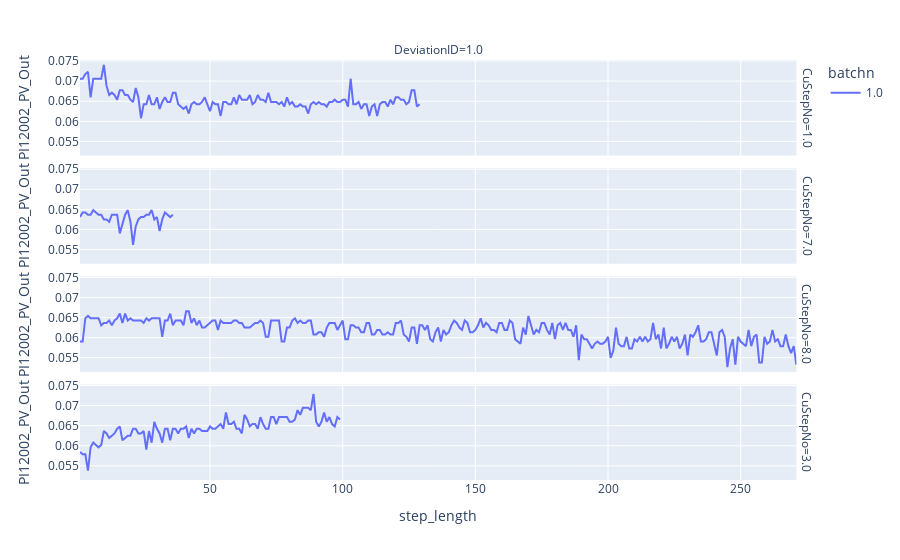

Source (notebook cell):
### Code cell
px.line(dtw_df[(dtw_df.batchn == 1)], 
        x = "step_length", 
        y = "PI12002_PV_Out", color = "batchn",
       facet_col = "DeviationID",
       facet_row = "CuStepNo")

### Figure 1 — Plotly figure (JSON) as saved in the notebook; plotly's stock layout.template omitted (floating-point values rounded to 4 significant figures; data arrays with more than 128 entries replaced by an {"elided": "..."} marker saying what was removed)
{"data": [{"hovertemplate": "batchn=1.0<br>CuStepNo=1.0<br>DeviationID=1.0<br>step_length=%{x}<br>PI12002_PV_Out=%{y}<extra></extra>", "legendgroup": "1.0", "line": {"color": "#636efa", "dash": "solid"}, "marker": {"symbol": "circle"}, "mode": "lines", "name": "1.0", "orientation": "v", "showlegend": true, "type": "scatter", "x": {"elided": "129 int values"}, "xaxis": "x4", "y": {"elided": "129 float values"}, "yaxis": "y4"}, {"hovertemplate": "batchn=1.0<br>CuStepNo=7.0<br>DeviationID=1.0<br>step_length=%{x}<br>PI12002_PV_Out=%{y}<extra></extra>", "legendgroup": "1.0", "line": {"color": "#636efa", "dash": "solid"}, "marker": {"symbol": "circle"}, "mode": "lines", "name": "1.0", "orientation": "v", "showlegend": false, "type": "scatter", "x": [1, 2, 3, 4, 5, 6, 7, 8, 9, 10, 11, 12, 13, 14, 15, 16, 17, 18, 19, 20, 21, 22, 23, 24, 25, 26, 27, 28, 29, 30, 31, 32, 33, 34, 35, 36], "xaxis": "x3", "y": [0.06308, 0.06424, 0.06424, 0.06366, 0.06366, 0.06481, 0.06424, 0.06366, 0.06366, 0.0625, 0.0625, 0.06192, 0.06366, 0.06366, 0.06366, 0.05903, 0.06134, 0.06366, 0.06481, 0.06192, 0.05613, 0.06076, 0.0625, 0.06308, 0.06308, 0.06366, 0.06366, 0.06481, 0.0625, 0.06308, 0.05961, 0.0625, 0.06424, 0.06366, 0.06308, 0.06366], "yaxis": "y3"}, {"hovertemplate": "batchn=1.0<br>CuStepNo=8.0<br>DeviationID=1.0<br>step_length=%{x}<br>PI12002_PV_Out=%{y}<extra></extra>", "legendgroup": "1.0", "line": {"color": "#636efa", "dash": "solid"}, "marker": {"symbol": "circle"}, "mode": "lines", "name": "1.0", "orientation": "v", "showlegend": false, "type": "scatter", "x": {"elided": "271 int values"}, "xaxis": "x2", "y": {"elided": "271 float values"}, "yaxis": "y2"}, {"hovertemplate": "batchn=1.0<br>CuStepNo=3.0<br>DeviationID=1.0<br>step_length=%{x}<br>PI12002_PV_Out=%{y}<extra></extra>", "legendgroup": "1.0", "line": {"color": "#636efa", "dash": "solid"}, "marker": {"symbol": "circle"}, "mode": "lines", "name": "1.0", "orientation": "v", "showlegend": false, "type": "scatter", "x": [1, 2, 3, 4, 5, 6, 7, 8, 9, 10, 11, 12, 13, 14, 15, 16, 17, 18, 19, 20, 21, 22, 23, 24, 25, 26, 27, 28, 29, 30, 31, 32, 33, 34, 35, 36, 37, 38, 39, 40, 41, 42, 43, 44, 45, 46, 47, 48, 49, 50, 51, 52, 53, 54, 55, 56, 57, 58, 59, 60, 61, 62, 63, 64, 65, 66, 67, 68, 69, 70, 71, 72, 73, 74, 75, 76, 77, 78, 79, 80, 81, 82, 83, 84, 85, 86, 87, 88, 89, 90, 91, 92, 93, 94, 95, 96, 97, 98, 99], "xaxis": "x", "y": [0.05845, 0.05787, 0.05787, 0.05382, 0.05961, 0.06076, 0.06019, 0.05961, 0.06019, 0.06366, 0.06308, 0.06192, 0.0625, 0.06308, 0.06424, 0.06481, 0.06134, 0.06192, 0.0625, 0.0625, 0.06424, 0.06424, 0.06308, 0.06308, 0.06366, 0.05903, 0.06366, 0.06076, 0.06597, 0.06424, 0.06308, 0.06076, 0.06424, 0.06424, 0.06134, 0.06424, 0.06424, 0.06308, 0.06424, 0.06424, 0.06481, 0.06192, 0.06424, 0.06308, 0.06424, 0.06424, 0.06366, 0.06366, 0.06366, 0.06481, 0.06424, 0.06424, 0.06481, 0.06539, 0.06424, 0.06829, 0.06539, 0.06539, 0.06597, 0.06424, 0.06424, 0.06308, 0.06771, 0.06655, 0.06481, 0.06539, 0.06539, 0.06424, 0.06713, 0.06539, 0.06424, 0.06424, 0.06713, 0.06713, 0.06539, 0.06713, 0.06713, 0.06713, 0.06713, 0.06597, 0.06597, 0.06655, 0.06887, 0.06771, 0.06944, 0.06944, 0.06944, 0.06887, 0.07292, 0.06597, 0.06481, 0.06597, 0.06829, 0.06597, 0.06713, 0.06539, 0.06481, 0.06713, 0.06655], "yaxis": "y"}], "layout": {"annotations": [{"font": {}, "showarrow": false, "text": "DeviationID=1.0", "x": 0.49, "xanchor": "center", "xref": "paper", "y": 1, "yanchor": "bottom", "yref": "paper"}, {"font": {}, "showarrow": false, "text": "CuStepNo=3.0", "textangle": 90, "x": 0.98, "xanchor": "left", "xref": "paper", "y": 0.1138, "yanchor": "middle", "yref": "paper"}, {"font": {}, "showarrow": false, "text": "CuStepNo=8.0", "textangle": 90, "x": 0.98, "xanchor": "left", "xref": "paper", "y": 0.3712, "yanchor": "middle", "yref": "paper"}, {"font": {}, "showarrow": false, "text": "CuStepNo=7.0", "textangle": 90, "x": 0.98, "xanchor": "left", "xref": "paper", "y": 0.6288, "yanchor": "middle", "yref": "paper"}, {"font": {}, "showarrow": false, "text": "CuStepNo=1.0", "textangle": 90, "x": 0.98, "xanchor": "left", "xref": "paper", "y": 0.8862, "yanchor": "middle", "yref": "paper"}], "legend": {"title": {"text": "batchn"}, "tracegroupgap": 0}, "margin": {"t": 60}, "xaxis": {"anchor": "y", "domain": [0, 0.98], "title": {"text": "step_length"}}, "xaxis2": {"anchor": "y2", "domain": [0, 0.98], "matches": "x", "showticklabels": false}, "xaxis3": {"anchor": "y3", "domain": [0, 0.98], "matches": "x", "showticklabels": false}, "xaxis4": {"anchor": "y4", "domain": [0, 0.98], "matches": "x", "showticklabels": false}, "yaxis": {"anchor": "x", "domain": [0, 0.2275], "title": {"text": "PI12002_PV_Out"}}, "yaxis2": {"anchor": "x2", "domain": [0.2575, 0.485], "matches": "y", "title": {"text": "PI12002_PV_Out"}}, "yaxis3": {"anchor": "x3", "domain": [0.515, 0.7425], "matches": "y", "title": {"text": "PI12002_PV_Out"}}, "yaxis4": {"anchor": "x4", "domain": [0.7725, 1], "matches": "y", "title": {"text": "PI12002_PV_Out"}}}}
